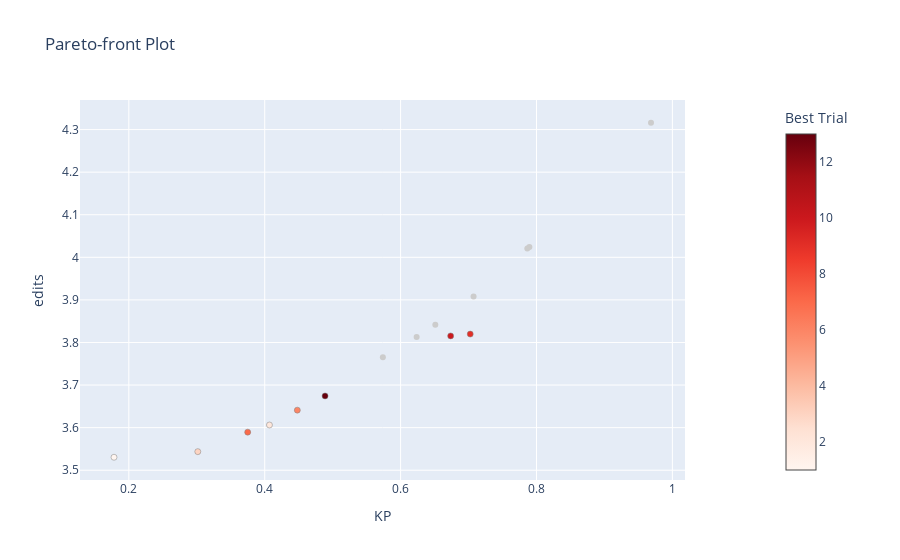
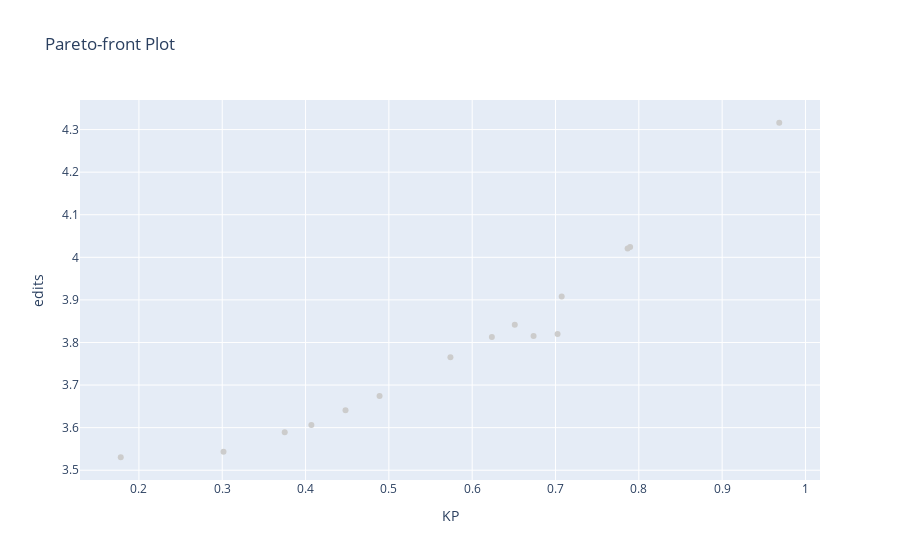
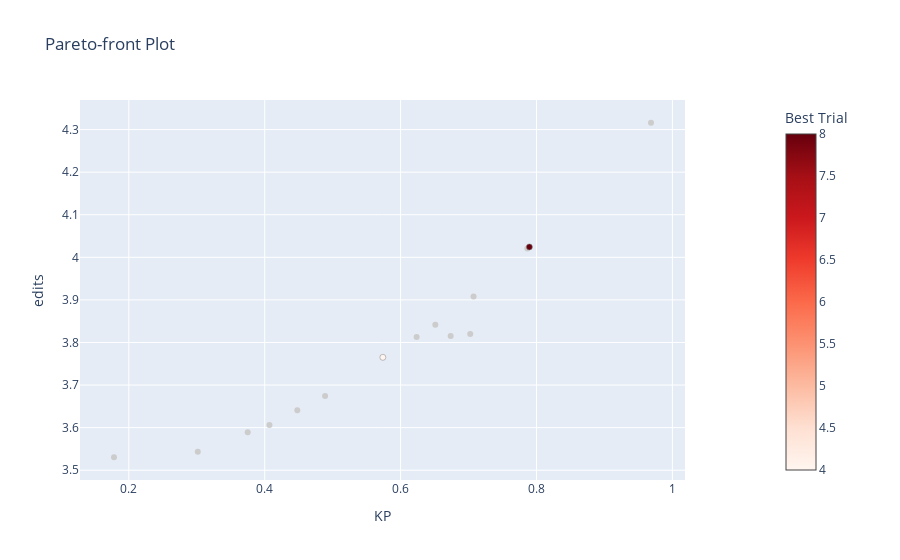

The cell these charts' notebook holds for them, in order:
### Code cell
figs_lambd2 = [optuna.visualization.plot_pareto_front(study, target_names=["KP", "edits"], constraints_func=lambda t: [-1] if t.params["lambd2"] >= n and t.params["lambd2"] < n + 2.0 else [+1]) for n in np.arange(0.0, 10.0, 2.0)]
for fig in figs_lambd2:
    fig.show()

### Figure 1 — Plotly figure (JSON) as saved in the notebook; plotly's stock layout.template omitted (floating-point values rounded to 4 significant figures)
{"data": [{"hovertemplate": "%{text}<extra>Infeasible Trial</extra>", "marker": {"color": "#cccccc"}, "mode": "markers", "showlegend": false, "text": ["{<br>  \"number\": 0,<br>  \"values\": [<br>    0.9685366109885493,<br>    4.3160281115393335<br>  ],<br>  \"params\": {<br>    \"lambd2\": 10.0,<br>    \"max_dist\": 0.0<br>  }<br>}", "{<br>  \"number\": 4,<br>  \"values\": [<br>    0.5738800578034682,<br>    3.7651326229879847<br>  ],<br>  \"params\": {<br>    \"lambd2\": 4.3292843708279705,<br>    \"max_dist\": 2.330011732648823<br>  }<br>}", "{<br>  \"number\": 5,<br>  \"values\": [<br>    0.651106521097669,<br>    3.8415325323055995<br>  ],<br>  \"params\": {<br>    \"lambd2\": 6.78956944134256,<br>    \"max_dist\": 2.3925447008216754<br>  }<br>}", "{<br>  \"number\": 8,<br>  \"values\": [<br>    0.7895448400180262,<br>    4.024484243935616<br>  ],<br>  \"params\": {<br>    \"lambd2\": 5.958863709614808,<br>    \"max_dist\": 0.7835538260918963<br>  }<br>}", "{<br>  \"number\": 11,<br>  \"values\": [<br>    0.6236175526221905,<br>    3.812740875085015<br>  ],<br>  \"params\": {<br>    \"lambd2\": 7.122423478078015,<br>    \"max_dist\": 2.939431301570641<br>  }<br>}", "{<br>  \"number\": 12,<br>  \"values\": [<br>    0.7074076222518707,<br>    3.908184085241442<br>  ],<br>  \"params\": {<br>    \"lambd2\": 8.214168025998385,<br>    \"max_dist\": 2.0300156657696764<br>  }<br>}", "{<br>  \"number\": 14,<br>  \"values\": [<br>    0.7865238229489709,<br>    4.02063024257538<br>  ],<br>  \"params\": {<br>    \"lambd2\": 7.015174468784894,<br>    \"max_dist\": 0.9419465299351953<br>  }<br>}"], "type": "scatter", "x": [0.9685, 0.5739, 0.6511, 0.7895, 0.6236, 0.7074, 0.7865], "y": [4.316, 3.765, 3.842, 4.024, 3.813, 3.908, 4.021]}, {"hovertemplate": "%{text}<extra>Feasible Trial</extra>", "marker": {"color": [], "colorbar": {"title": {"text": "Trial"}}, "colorscale": [[0, "rgb(247,251,255)"], [0.125, "rgb(222,235,247)"], [0.25, "rgb(198,219,239)"], [0.375, "rgb(158,202,225)"], [0.5, "rgb(107,174,214)"], [0.625, "rgb(66,146,198)"], [0.75, "rgb(33,113,181)"], [0.875, "rgb(8,81,156)"], [1, "rgb(8,48,107)"]], "line": {"color": "Grey", "width": 0.5}}, "mode": "markers", "showlegend": false, "text": [], "type": "scatter", "x": [], "y": []}, {"hovertemplate": "%{text}<extra>Best Trial</extra>", "marker": {"color": [1, 2, 3, 6, 7, 9, 10, 13], "colorbar": {"title": {"text": "Best Trial"}, "x": 1.1, "xpad": 40}, "colorscale": [[0, "rgb(255,245,240)"], [0.125, "rgb(254,224,210)"], [0.25, "rgb(252,187,161)"], [0.375, "rgb(252,146,114)"], [0.5, "rgb(251,106,74)"], [0.625, "rgb(239,59,44)"], [0.75, "rgb(203,24,29)"], [0.875, "rgb(165,15,21)"], [1, "rgb(103,0,13)"]], "line": {"color": "Grey", "width": 0.5}}, "mode": "markers", "showlegend": false, "text": ["{<br>  \"number\": 1,<br>  \"values\": [<br>    0.17819302639183202,<br>    3.5304919519383358<br>  ],<br>  \"params\": {<br>    \"lambd2\": 0.0,<br>    \"max_dist\": 0.0<br>  }<br>}", "{<br>  \"number\": 2,<br>  \"values\": [<br>    0.40699063305463,<br>    3.6062117433688505<br>  ],<br>  \"params\": {<br>    \"lambd2\": 1.2418872622729515,<br>    \"max_dist\": 2.093624099292212<br>  }<br>}", "{<br>  \"number\": 3,<br>  \"values\": [<br>    0.3015162177723754,<br>    3.543640897755611<br>  ],<br>  \"params\": {<br>    \"lambd2\": 0.3513144109413413,<br>    \"max_dist\": 1.7619755402181412<br>  }<br>}", "{<br>  \"number\": 6,<br>  \"values\": [<br>    0.447979577859411,<br>    3.6411244615733396<br>  ],<br>  \"params\": {<br>    \"lambd2\": 1.6011896882834564,<br>    \"max_dist\": 1.9875612377070424<br>  }<br>}", "{<br>  \"number\": 7,<br>  \"values\": [<br>    0.37497631529084824,<br>    3.5894355021537065<br>  ],<br>  \"params\": {<br>    \"lambd2\": 1.0994561034175554,<br>    \"max_dist\": 2.417154466205264<br>  }<br>}", "{<br>  \"number\": 9,<br>  \"values\": [<br>    0.7024749243278533,<br>    3.819768759918386<br>  ],<br>  \"params\": {<br>    \"lambd2\": 1.1686173368588848,<br>    \"max_dist\": 0.26158709591607143<br>  }<br>}", "{<br>  \"number\": 10,<br>  \"values\": [<br>    0.6736779560308972,<br>    3.8154613466334166<br>  ],<br>  \"params\": {<br>    \"lambd2\": 1.3611424006010586,<br>    \"max_dist\": 0.39737435991016257<br>  }<br>}", "{<br>  \"number\": 13,<br>  \"values\": [<br>    0.48883267522211254,<br>    3.6744502380412607<br>  ],<br>  \"params\": {<br>    \"lambd2\": 1.6761041393275178,<br>    \"max_dist\": 1.5490815215482672<br>  }<br>}"], "type": "scatter", "x": [0.1782, 0.407, 0.3015, 0.448, 0.375, 0.7025, 0.6737, 0.4888], "y": [3.53, 3.606, 3.544, 3.641, 3.589, 3.82, 3.815, 3.674]}], "layout": {"title": {"text": "Pareto-front Plot"}, "xaxis": {"title": {"text": "KP"}}, "yaxis": {"title": {"text": "edits"}}}}

### Figure 2 — Plotly figure (JSON) as saved in the notebook; plotly's stock layout.template omitted (floating-point values rounded to 4 significant figures)
{"data": [{"hovertemplate": "%{text}<extra>Infeasible Trial</extra>", "marker": {"color": "#cccccc"}, "mode": "markers", "showlegend": false, "text": ["{<br>  \"number\": 0,<br>  \"values\": [<br>    0.9685366109885493,<br>    4.3160281115393335<br>  ],<br>  \"params\": {<br>    \"lambd2\": 10.0,<br>    \"max_dist\": 0.0<br>  }<br>}", "{<br>  \"number\": 1,<br>  \"values\": [<br>    0.17819302639183202,<br>    3.5304919519383358<br>  ],<br>  \"params\": {<br>    \"lambd2\": 0.0,<br>    \"max_dist\": 0.0<br>  }<br>}", "{<br>  \"number\": 2,<br>  \"values\": [<br>    0.40699063305463,<br>    3.6062117433688505<br>  ],<br>  \"params\": {<br>    \"lambd2\": 1.2418872622729515,<br>    \"max_dist\": 2.093624099292212<br>  }<br>}", "{<br>  \"number\": 3,<br>  \"values\": [<br>    0.3015162177723754,<br>    3.543640897755611<br>  ],<br>  \"params\": {<br>    \"lambd2\": 0.3513144109413413,<br>    \"max_dist\": 1.7619755402181412<br>  }<br>}", "{<br>  \"number\": 4,<br>  \"values\": [<br>    0.5738800578034682,<br>    3.7651326229879847<br>  ],<br>  \"params\": {<br>    \"lambd2\": 4.3292843708279705,<br>    \"max_dist\": 2.330011732648823<br>  }<br>}", "{<br>  \"number\": 5,<br>  \"values\": [<br>    0.651106521097669,<br>    3.8415325323055995<br>  ],<br>  \"params\": {<br>    \"lambd2\": 6.78956944134256,<br>    \"max_dist\": 2.3925447008216754<br>  }<br>}", "{<br>  \"number\": 6,<br>  \"values\": [<br>    0.447979577859411,<br>    3.6411244615733396<br>  ],<br>  \"params\": {<br>    \"lambd2\": 1.6011896882834564,<br>    \"max_dist\": 1.9875612377070424<br>  }<br>}", "{<br>  \"number\": 7,<br>  \"values\": [<br>    0.37497631529084824,<br>    3.5894355021537065<br>  ],<br>  \"params\": {<br>    \"lambd2\": 1.0994561034175554,<br>    \"max_dist\": 2.417154466205264<br>  }<br>}", "{<br>  \"number\": 8,<br>  \"values\": [<br>    0.7895448400180262,<br>    4.024484243935616<br>  ],<br>  \"params\": {<br>    \"lambd2\": 5.958863709614808,<br>    \"max_dist\": 0.7835538260918963<br>  }<br>}", "{<br>  \"number\": 9,<br>  \"values\": [<br>    0.7024749243278533,<br>    3.819768759918386<br>  ],<br>  \"params\": {<br>    \"lambd2\": 1.1686173368588848,<br>    \"max_dist\": 0.26158709591607143<br>  }<br>}", "{<br>  \"number\": 10,<br>  \"values\": [<br>    0.6736779560308972,<br>    3.8154613466334166<br>  ],<br>  \"params\": {<br>    \"lambd2\": 1.3611424006010586,<br>    \"max_dist\": 0.39737435991016257<br>  }<br>}", "{<br>  \"number\": 11,<br>  \"values\": [<br>    0.6236175526221905,<br>    3.812740875085015<br>  ],<br>  \"params\": {<br>    \"lambd2\": 7.122423478078015,<br>    \"max_dist\": 2.939431301570641<br>  }<br>}", "{<br>  \"number\": 12,<br>  \"values\": [<br>    0.7074076222518707,<br>    3.908184085241442<br>  ],<br>  \"params\": {<br>    \"lambd2\": 8.214168025998385,<br>    \"max_dist\": 2.0300156657696764<br>  }<br>}", "{<br>  \"number\": 13,<br>  \"values\": [<br>    0.48883267522211254,<br>    3.6744502380412607<br>  ],<br>  \"params\": {<br>    \"lambd2\": 1.6761041393275178,<br>    \"max_dist\": 1.5490815215482672<br>  }<br>}", "{<br>  \"number\": 14,<br>  \"values\": [<br>    0.7865238229489709,<br>    4.02063024257538<br>  ],<br>  \"params\": {<br>    \"lambd2\": 7.015174468784894,<br>    \"max_dist\": 0.9419465299351953<br>  }<br>}"], "type": "scatter", "x": [0.9685, 0.1782, 0.407, 0.3015, 0.5739, 0.6511, 0.448, 0.375, 0.7895, 0.7025, 0.6737, 0.6236, 0.7074, 0.4888, 0.7865], "y": [4.316, 3.53, 3.606, 3.544, 3.765, 3.842, 3.641, 3.589, 4.024, 3.82, 3.815, 3.813, 3.908, 3.674, 4.021]}, {"hovertemplate": "%{text}<extra>Feasible Trial</extra>", "marker": {"color": [], "colorbar": {"title": {"text": "Trial"}}, "colorscale": [[0, "rgb(247,251,255)"], [0.125, "rgb(222,235,247)"], [0.25, "rgb(198,219,239)"], [0.375, "rgb(158,202,225)"], [0.5, "rgb(107,174,214)"], [0.625, "rgb(66,146,198)"], [0.75, "rgb(33,113,181)"], [0.875, "rgb(8,81,156)"], [1, "rgb(8,48,107)"]], "line": {"color": "Grey", "width": 0.5}}, "mode": "markers", "showlegend": false, "text": [], "type": "scatter", "x": [], "y": []}, {"hovertemplate": "%{text}<extra>Best Trial</extra>", "marker": {"color": [], "colorbar": {"title": {"text": "Best Trial"}, "x": 1.1, "xpad": 40}, "colorscale": [[0, "rgb(255,245,240)"], [0.125, "rgb(254,224,210)"], [0.25, "rgb(252,187,161)"], [0.375, "rgb(252,146,114)"], [0.5, "rgb(251,106,74)"], [0.625, "rgb(239,59,44)"], [0.75, "rgb(203,24,29)"], [0.875, "rgb(165,15,21)"], [1, "rgb(103,0,13)"]], "line": {"color": "Grey", "width": 0.5}}, "mode": "markers", "showlegend": false, "text": [], "type": "scatter", "x": [], "y": []}], "layout": {"title": {"text": "Pareto-front Plot"}, "xaxis": {"title": {"text": "KP"}}, "yaxis": {"title": {"text": "edits"}}}}

### Figure 3 — Plotly figure (JSON) as saved in the notebook; plotly's stock layout.template omitted (floating-point values rounded to 4 significant figures)
{"data": [{"hovertemplate": "%{text}<extra>Infeasible Trial</extra>", "marker": {"color": "#cccccc"}, "mode": "markers", "showlegend": false, "text": ["{<br>  \"number\": 0,<br>  \"values\": [<br>    0.9685366109885493,<br>    4.3160281115393335<br>  ],<br>  \"params\": {<br>    \"lambd2\": 10.0,<br>    \"max_dist\": 0.0<br>  }<br>}", "{<br>  \"number\": 1,<br>  \"values\": [<br>    0.17819302639183202,<br>    3.5304919519383358<br>  ],<br>  \"params\": {<br>    \"lambd2\": 0.0,<br>    \"max_dist\": 0.0<br>  }<br>}", "{<br>  \"number\": 2,<br>  \"values\": [<br>    0.40699063305463,<br>    3.6062117433688505<br>  ],<br>  \"params\": {<br>    \"lambd2\": 1.2418872622729515,<br>    \"max_dist\": 2.093624099292212<br>  }<br>}", "{<br>  \"number\": 3,<br>  \"values\": [<br>    0.3015162177723754,<br>    3.543640897755611<br>  ],<br>  \"params\": {<br>    \"lambd2\": 0.3513144109413413,<br>    \"max_dist\": 1.7619755402181412<br>  }<br>}", "{<br>  \"number\": 5,<br>  \"values\": [<br>    0.651106521097669,<br>    3.8415325323055995<br>  ],<br>  \"params\": {<br>    \"lambd2\": 6.78956944134256,<br>    \"max_dist\": 2.3925447008216754<br>  }<br>}", "{<br>  \"number\": 6,<br>  \"values\": [<br>    0.447979577859411,<br>    3.6411244615733396<br>  ],<br>  \"params\": {<br>    \"lambd2\": 1.6011896882834564,<br>    \"max_dist\": 1.9875612377070424<br>  }<br>}", "{<br>  \"number\": 7,<br>  \"values\": [<br>    0.37497631529084824,<br>    3.5894355021537065<br>  ],<br>  \"params\": {<br>    \"lambd2\": 1.0994561034175554,<br>    \"max_dist\": 2.417154466205264<br>  }<br>}", "{<br>  \"number\": 9,<br>  \"values\": [<br>    0.7024749243278533,<br>    3.819768759918386<br>  ],<br>  \"params\": {<br>    \"lambd2\": 1.1686173368588848,<br>    \"max_dist\": 0.26158709591607143<br>  }<br>}", "{<br>  \"number\": 10,<br>  \"values\": [<br>    0.6736779560308972,<br>    3.8154613466334166<br>  ],<br>  \"params\": {<br>    \"lambd2\": 1.3611424006010586,<br>    \"max_dist\": 0.39737435991016257<br>  }<br>}", "{<br>  \"number\": 11,<br>  \"values\": [<br>    0.6236175526221905,<br>    3.812740875085015<br>  ],<br>  \"params\": {<br>    \"lambd2\": 7.122423478078015,<br>    \"max_dist\": 2.939431301570641<br>  }<br>}", "{<br>  \"number\": 12,<br>  \"values\": [<br>    0.7074076222518707,<br>    3.908184085241442<br>  ],<br>  \"params\": {<br>    \"lambd2\": 8.214168025998385,<br>    \"max_dist\": 2.0300156657696764<br>  }<br>}", "{<br>  \"number\": 13,<br>  \"values\": [<br>    0.48883267522211254,<br>    3.6744502380412607<br>  ],<br>  \"params\": {<br>    \"lambd2\": 1.6761041393275178,<br>    \"max_dist\": 1.5490815215482672<br>  }<br>}", "{<br>  \"number\": 14,<br>  \"values\": [<br>    0.7865238229489709,<br>    4.02063024257538<br>  ],<br>  \"params\": {<br>    \"lambd2\": 7.015174468784894,<br>    \"max_dist\": 0.9419465299351953<br>  }<br>}"], "type": "scatter", "x": [0.9685, 0.1782, 0.407, 0.3015, 0.6511, 0.448, 0.375, 0.7025, 0.6737, 0.6236, 0.7074, 0.4888, 0.7865], "y": [4.316, 3.53, 3.606, 3.544, 3.842, 3.641, 3.589, 3.82, 3.815, 3.813, 3.908, 3.674, 4.021]}, {"hovertemplate": "%{text}<extra>Feasible Trial</extra>", "marker": {"color": [], "colorbar": {"title": {"text": "Trial"}}, "colorscale": [[0, "rgb(247,251,255)"], [0.125, "rgb(222,235,247)"], [0.25, "rgb(198,219,239)"], [0.375, "rgb(158,202,225)"], [0.5, "rgb(107,174,214)"], [0.625, "rgb(66,146,198)"], [0.75, "rgb(33,113,181)"], [0.875, "rgb(8,81,156)"], [1, "rgb(8,48,107)"]], "line": {"color": "Grey", "width": 0.5}}, "mode": "markers", "showlegend": false, "text": [], "type": "scatter", "x": [], "y": []}, {"hovertemplate": "%{text}<extra>Best Trial</extra>", "marker": {"color": [4, 8], "colorbar": {"title": {"text": "Best Trial"}, "x": 1.1, "xpad": 40}, "colorscale": [[0, "rgb(255,245,240)"], [0.125, "rgb(254,224,210)"], [0.25, "rgb(252,187,161)"], [0.375, "rgb(252,146,114)"], [0.5, "rgb(251,106,74)"], [0.625, "rgb(239,59,44)"], [0.75, "rgb(203,24,29)"], [0.875, "rgb(165,15,21)"], [1, "rgb(103,0,13)"]], "line": {"color": "Grey", "width": 0.5}}, "mode": "markers", "showlegend": false, "text": ["{<br>  \"number\": 4,<br>  \"values\": [<br>    0.5738800578034682,<br>    3.7651326229879847<br>  ],<br>  \"params\": {<br>    \"lambd2\": 4.3292843708279705,<br>    \"max_dist\": 2.330011732648823<br>  }<br>}", "{<br>  \"number\": 8,<br>  \"values\": [<br>    0.7895448400180262,<br>    4.024484243935616<br>  ],<br>  \"params\": {<br>    \"lambd2\": 5.958863709614808,<br>    \"max_dist\": 0.7835538260918963<br>  }<br>}"], "type": "scatter", "x": [0.5739, 0.7895], "y": [3.765, 4.024]}], "layout": {"title": {"text": "Pareto-front Plot"}, "xaxis": {"title": {"text": "KP"}}, "yaxis": {"title": {"text": "edits"}}}}
